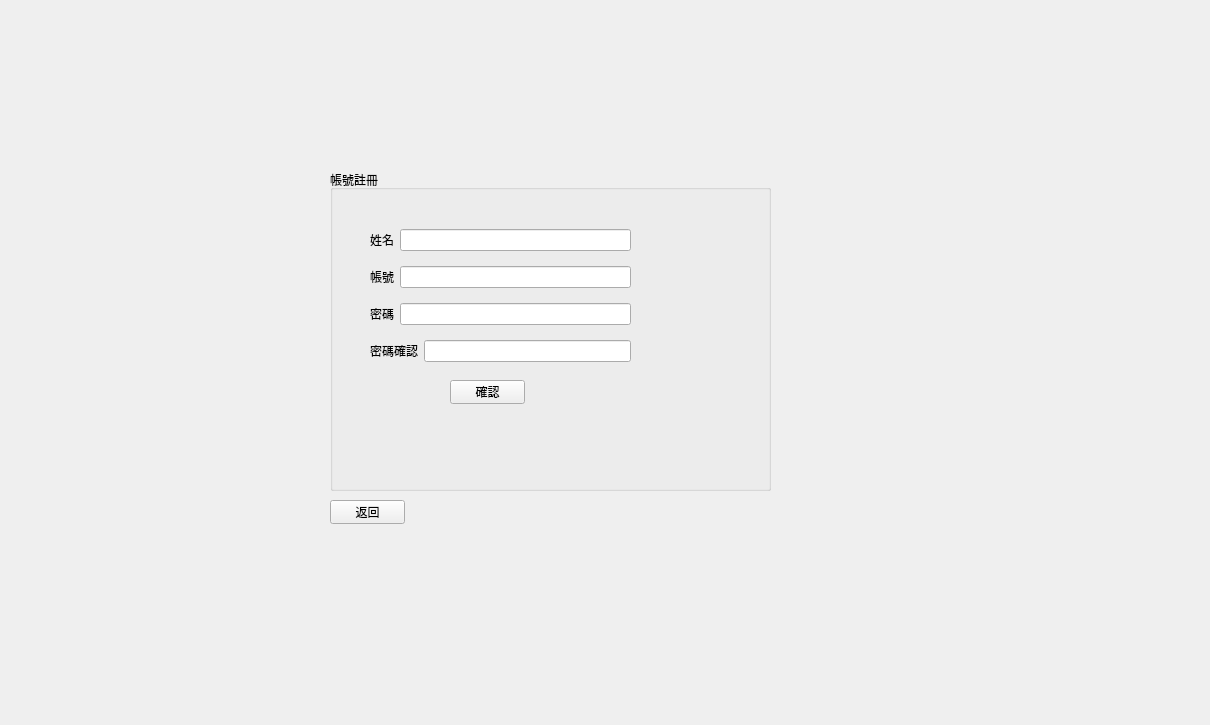
<?xml version="1.0" encoding="UTF-8"?>
<ui version="4.0">
 <class>RegForm</class>
 <widget class="QWidget" name="RegForm">
  <property name="geometry">
   <rect>
    <x>0</x>
    <y>0</y>
    <width>1210</width>
    <height>725</height>
   </rect>
  </property>
  <property name="windowTitle">
   <string>Form</string>
  </property>
  <widget class="QStackedWidget" name="stackedWidget_2">
   <property name="geometry">
    <rect>
     <x>290</x>
     <y>160</y>
     <width>521</width>
     <height>351</height>
    </rect>
   </property>
   <property name="currentIndex">
    <number>0</number>
   </property>
   <widget class="QWidget" name="page_4">
    <widget class="QGroupBox" name="groupBox">
     <property name="geometry">
      <rect>
       <x>40</x>
       <y>10</y>
       <width>441</width>
       <height>321</height>
      </rect>
     </property>
     <property name="title">
      <string>帳號註冊</string>
     </property>
     <widget class="QPushButton" name="pushButton">
      <property name="geometry">
       <rect>
        <x>120</x>
        <y>210</y>
        <width>75</width>
        <height>24</height>
       </rect>
      </property>
      <property name="text">
       <string>確認</string>
      </property>
     </widget>
     <widget class="QWidget" name="layoutWidget">
      <property name="geometry">
       <rect>
        <x>40</x>
        <y>50</y>
        <width>261</width>
        <height>151</height>
       </rect>
      </property>
      <layout class="QVBoxLayout" name="verticalLayout_2">
       <item>
        <layout class="QHBoxLayout" name="horizontalLayout_4">
         <item>
          <widget class="QLabel" name="label_6">
           <property name="text">
            <string>姓名</string>
           </property>
          </widget>
         </item>
         <item>
          <widget class="QLineEdit" name="lineEdit_name"/>
         </item>
        </layout>
       </item>
       <item>
        <layout class="QHBoxLayout" name="horizontalLayout_7">
         <item>
          <widget class="QLabel" name="label_3">
           <property name="text">
            <string>帳號</string>
           </property>
          </widget>
         </item>
         <item>
          <widget class="QLineEdit" name="lineEdit_uraccount"/>
         </item>
        </layout>
       </item>
       <item>
        <layout class="QHBoxLayout" name="horizontalLayout_5">
         <item>
          <widget class="QLabel" name="label_4">
           <property name="text">
            <string>密碼</string>
           </property>
          </widget>
         </item>
         <item>
          <widget class="QLineEdit" name="lineEdit_pass">
           <property name="echoMode">
            <enum>QLineEdit::Password</enum>
           </property>
          </widget>
         </item>
        </layout>
       </item>
       <item>
        <layout class="QHBoxLayout" name="horizontalLayout_6">
         <item>
          <widget class="QLabel" name="label_5">
           <property name="text">
            <string>密碼確認</string>
           </property>
          </widget>
         </item>
         <item>
          <widget class="QLineEdit" name="lineEdit_passConfirm">
           <property name="echoMode">
            <enum>QLineEdit::Password</enum>
           </property>
          </widget>
         </item>
        </layout>
       </item>
      </layout>
     </widget>
     <widget class="QLabel" name="label_acc_sat">
      <property name="geometry">
       <rect>
        <x>310</x>
        <y>100</y>
        <width>111</width>
        <height>16</height>
       </rect>
      </property>
      <property name="text">
       <string/>
      </property>
     </widget>
     <widget class="QLabel" name="label_sat">
      <property name="geometry">
       <rect>
        <x>310</x>
        <y>170</y>
        <width>91</width>
        <height>16</height>
       </rect>
      </property>
      <property name="text">
       <string/>
      </property>
     </widget>
    </widget>
   </widget>
   <widget class="QWidget" name="page_5">
    <widget class="QLabel" name="label_8">
     <property name="geometry">
      <rect>
       <x>230</x>
       <y>30</y>
       <width>49</width>
       <height>16</height>
      </rect>
     </property>
     <property name="text">
      <string>註冊完成</string>
     </property>
    </widget>
    <widget class="QWidget" name="layoutWidget">
     <property name="geometry">
      <rect>
       <x>100</x>
       <y>100</y>
       <width>331</width>
       <height>71</height>
      </rect>
     </property>
     <layout class="QVBoxLayout" name="verticalLayout">
      <item>
       <widget class="QLabel" name="label_urname">
        <property name="text">
         <string>姓名:</string>
        </property>
       </widget>
      </item>
      <item>
       <widget class="QLabel" name="label_uraccount">
        <property name="text">
         <string>帳號:</string>
        </property>
       </widget>
      </item>
     </layout>
    </widget>
   </widget>
  </widget>
  <widget class="QPushButton" name="pushButton_2">
   <property name="geometry">
    <rect>
     <x>330</x>
     <y>500</y>
     <width>75</width>
     <height>24</height>
    </rect>
   </property>
   <property name="text">
    <string>返回</string>
   </property>
  </widget>
 </widget>
 <resources/>
 <connections/>
</ui>
